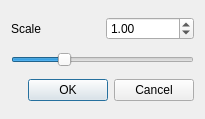
<?xml version="1.0" encoding="UTF-8"?>
<ui version="4.0">
 <class>DialogScale</class>
 <widget class="QDialog" name="DialogScale">
  <property name="windowModality">
   <enum>Qt::WindowModal</enum>
  </property>
  <property name="geometry">
   <rect>
    <x>0</x>
    <y>0</y>
    <width>205</width>
    <height>119</height>
   </rect>
  </property>
  <property name="sizePolicy">
   <sizepolicy hsizetype="Minimum" vsizetype="Minimum">
    <horstretch>0</horstretch>
    <verstretch>0</verstretch>
   </sizepolicy>
  </property>
  <property name="windowTitle">
   <string>Scale</string>
  </property>
  <property name="modal">
   <bool>true</bool>
  </property>
  <layout class="QVBoxLayout" name="verticalLayout">
   <item>
    <layout class="QHBoxLayout" name="horizontalLayout">
     <item>
      <widget class="QLabel" name="label">
       <property name="text">
        <string>Scale</string>
       </property>
      </widget>
     </item>
     <item>
      <widget class="QDoubleSpinBox" name="doubleSpinBox">
       <property name="decimals">
        <number>2</number>
       </property>
       <property name="minimum">
        <double>0.000000000000000</double>
       </property>
       <property name="maximum">
        <double>999999999.990000009536743</double>
       </property>
       <property name="value">
        <double>1.000000000000000</double>
       </property>
      </widget>
     </item>
    </layout>
   </item>
   <item>
    <widget class="QSlider" name="horizontalSlider">
     <property name="minimum">
      <number>-2</number>
     </property>
     <property name="maximum">
      <number>9</number>
     </property>
     <property name="value">
      <number>1</number>
     </property>
     <property name="orientation">
      <enum>Qt::Horizontal</enum>
     </property>
     <property name="invertedAppearance">
      <bool>false</bool>
     </property>
     <property name="invertedControls">
      <bool>false</bool>
     </property>
     <property name="tickPosition">
      <enum>QSlider::NoTicks</enum>
     </property>
    </widget>
   </item>
   <item>
    <widget class="QDialogButtonBox" name="buttonBox">
     <property name="orientation">
      <enum>Qt::Horizontal</enum>
     </property>
     <property name="standardButtons">
      <set>QDialogButtonBox::Cancel|QDialogButtonBox::Ok</set>
     </property>
    </widget>
   </item>
  </layout>
 </widget>
 <resources/>
 <connections>
  <connection>
   <sender>buttonBox</sender>
   <signal>accepted()</signal>
   <receiver>DialogScale</receiver>
   <slot>accept()</slot>
   <hints>
    <hint type="sourcelabel">
     <x>248</x>
     <y>254</y>
    </hint>
    <hint type="destinationlabel">
     <x>157</x>
     <y>274</y>
    </hint>
   </hints>
  </connection>
  <connection>
   <sender>buttonBox</sender>
   <signal>rejected()</signal>
   <receiver>DialogScale</receiver>
   <slot>reject()</slot>
   <hints>
    <hint type="sourcelabel">
     <x>316</x>
     <y>260</y>
    </hint>
    <hint type="destinationlabel">
     <x>286</x>
     <y>274</y>
    </hint>
   </hints>
  </connection>
 </connections>
</ui>
